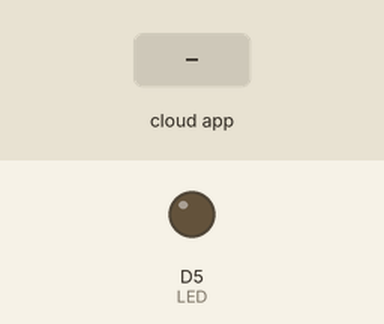
A sketch run on a simulated ESP8266 (NodeMCU). Parts: output pins drawn as LEDs (lit = HIGH). The test bench sets the inputs (shaded band). WiFi joins after 1.5 s; servers stay silent unless stated; no MQTT or app messages arrive unless stated; what the sketch prints to the serial monitor is not drawn.

Above: at 2.7 s.
2.8 s: the phone or cloud app sets led to 1
At 3.2 s:
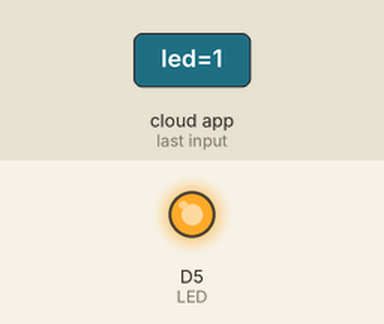
4.3 s: the phone or cloud app sets led to 0
At 4.7 s:
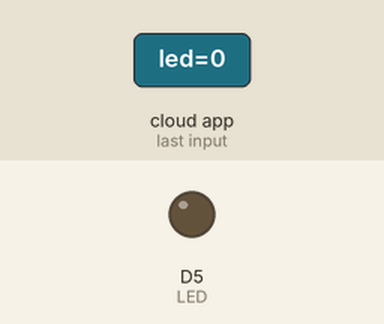
Timing chart, 0 to 7.3 s (numbered marks = the images above; inputs shaded):
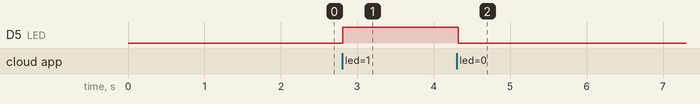

Measured:
- after the input at 2.8 s, D5 (LED): LOW → HIGH at once
- after the input at 4.3 s, D5 (LED): HIGH → LOW at once

The sketch:

final_lab_server.ino
```cpp
#include <ESP8266WiFi.h>
#include "Adafruit_MQTT.h"
#include "Adafruit_MQTT_Client.h"
#include "DHT.h"

#define LED D5
#define DHTPIN D2

#define WLAN_SSID       "HELLU" // fill with your ssid
#define WLAN_PASS       ""  // fill with your wifi password

#define AIO_SERVER      "192.168.43.197"         //IP address of RPi
#define AIO_SERVERPORT  1883
#define AIO_USERNAME    ""
#define AIO_KEY         ""

WiFiClient client;
Adafruit_MQTT_Client mqtt(&client, AIO_SERVER, AIO_SERVERPORT, AIO_USERNAME, AIO_KEY);
Adafruit_MQTT_Publish Temperature = Adafruit_MQTT_Publish(&mqtt, AIO_USERNAME "/feeds/temperature");
Adafruit_MQTT_Subscribe led1 = Adafruit_MQTT_Subscribe(&mqtt, AIO_USERNAME "/feeds/led");
#define DHTTYPE           DHT11     // DHT 11

DHT dht(DHTPIN, DHTTYPE);
uint32_t delayMS;

void MQTT_connect();

void setup() {
  Serial.begin(115200);

  delay(10);
  pinMode(LED, OUTPUT);
  Serial.println(F("Lab Server"));

  Serial.println(); Serial.println();
  Serial.print("Connecting to ");
  Serial.println(WLAN_SSID);

  WiFi.begin(WLAN_SSID, WLAN_PASS);
  while (WiFi.status() != WL_CONNECTED) {
    delay(500);
    Serial.print(".");
  }
  Serial.println();

  Serial.println("WiFi connected");
  Serial.println("IP address: "); Serial.println(WiFi.localIP());

  dht.begin();

  mqtt.subscribe(&led1);

}

uint32_t x = 0;

void loop() {
  MQTT_connect();
  Adafruit_MQTT_Subscribe *subscription;
  while ((subscription = mqtt.readSubscription(20000))) {
    if (subscription == &led1) {
      Serial.print(F("Got: "));
      Serial.println((char *)led1.lastread);
      int led1_State = atoi((char *)led1.lastread);
      digitalWrite(LED, led1_State);
      Serial.println("onnn");
    }

  }

  float t = dht.readTemperature();
  if (isnan(t)) {
    Serial.println("Failed to read from DHT sensor!");
    return;
  }
  if (! Temperature.publish(t)) {
    Serial.println(F("Failed"));
  } else {
    Serial.println(F("OK!"));
  }

}

  void MQTT_connect() {
  int8_t ret;

  // Stop if already connected.
  if (mqtt.connected()) {
    return;
  }

  Serial.print("Connecting to MQTT... ");
  uint8_t retries = 3;
  while ((ret = mqtt.connect()) != 0) {
    Serial.println(mqtt.connectErrorString(ret));
    Serial.println("Retrying MQTT connection in 5 seconds...");
    mqtt.disconnect();
    delay(5000);
    retries--;
    if (retries == 0) {
      while (1);
    }
  }
  Serial.println("MQTT Connected!");
}
```
